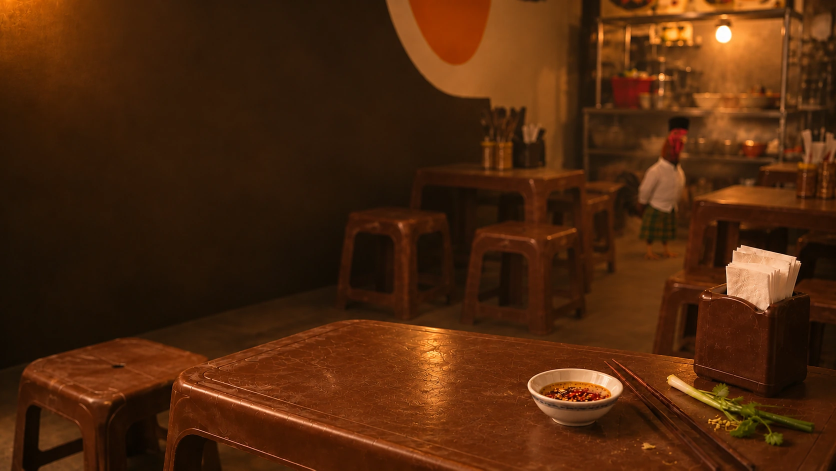
#> input picture images/story/new-background-story-chicken.webp, 1672 x 941 px, found by its file name (shown at 1/2 size)
$ python test_story_render.py
#> lines starting #> are read from the running program, lines starting #| are printed output that depends on the picture
import os
import sys
from PIL import Image, ImageDraw, ImageFont

sys.stdout.reconfigure(encoding='utf-8')

bg_path = 'images/story/new-background-story-chicken.webp'
im = Image.open(bg_path).convert('RGBA')

# Target Section 3 render size: 1400 x 500
W, H = 1400, 500
scaled_bg = im.resize((W, int(W * im.height / im.width)), Image.Resampling.LANCZOS)
# Crop center
cy = (scaled_bg.height - H) // 2
#> cy = 143
crop_bg = scaled_bg.crop((0, max(0, cy), W, max(0, cy) + H))
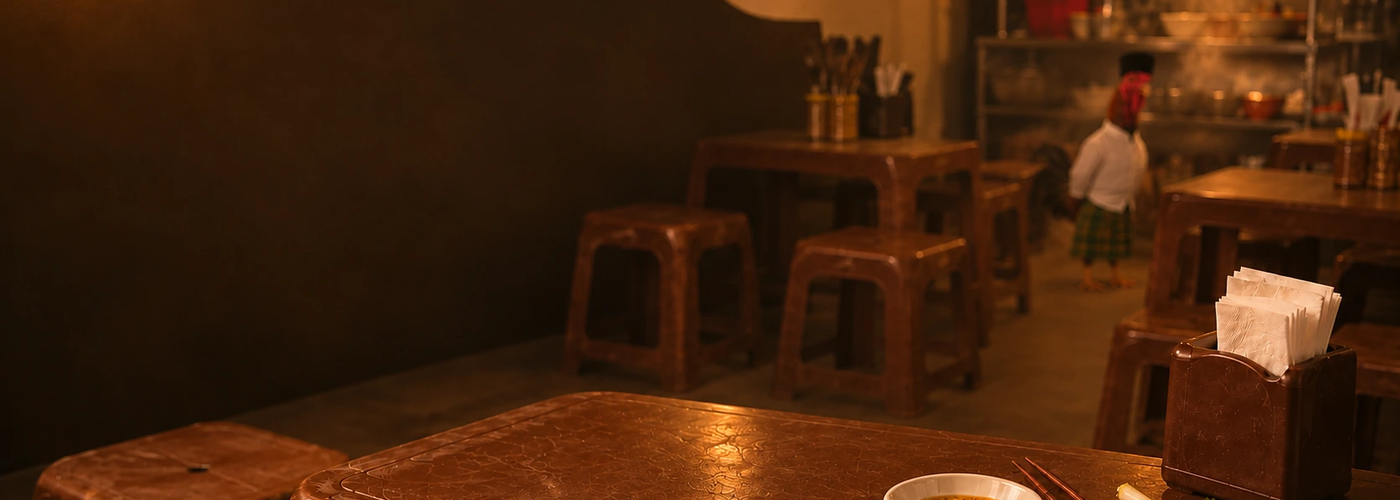
#> crop_bg: PIL image 1400x500 RGBA; mean R, G, B, A 67.2, 34, 11.4, 255

# Apply gradient overlay:
# linear-gradient(90deg, rgba(18, 10, 7, .46), transparent 60%)
# linear-gradient(180deg, rgba(18, 10, 7, .08), rgba(18, 10, 7, .62))
overlay = Image.new('RGBA', (W, H), (0, 0, 0, 0))
#> overlay: PIL image 1400x500 RGBA; every value is 0
odraw = ImageDraw.Draw(overlay)

import numpy as np
ov_arr = np.zeros((H, W, 4), dtype=np.uint8)

for x in range(W):
    alpha_h = int(255 * 0.50 * max(0, 1.0 - x / (W * 0.65)))
    ov_arr[:, x, 0] = 18
    ov_arr[:, x, 1] = 10
    ov_arr[:, x, 2] = 7
    ov_arr[:, x, 3] = np.maximum(ov_arr[:, x, 3], alpha_h)

for y in range(H):
    alpha_v = int(255 * (0.10 + 0.55 * (y / H)))
    ov_arr[y, :, 0] = 18
    ov_arr[y, :, 1] = 10
    ov_arr[y, :, 2] = 7
    ov_arr[y, :, 3] = np.maximum(ov_arr[y, :, 3], alpha_v)

overlay = Image.fromarray(ov_arr, 'RGBA')
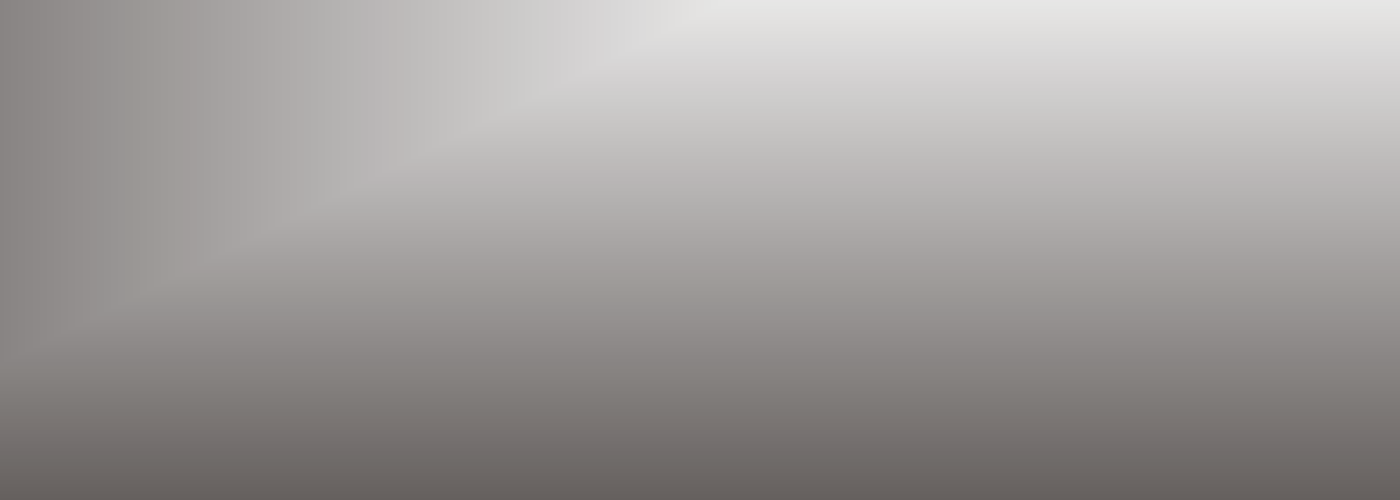
#> overlay: PIL image 1400x500 RGBA; mean R, G, B, A 18, 10, 7, 101.5; transparent parts drawn white
composite = Image.alpha_composite(crop_bg.convert('RGBA'), overlay)
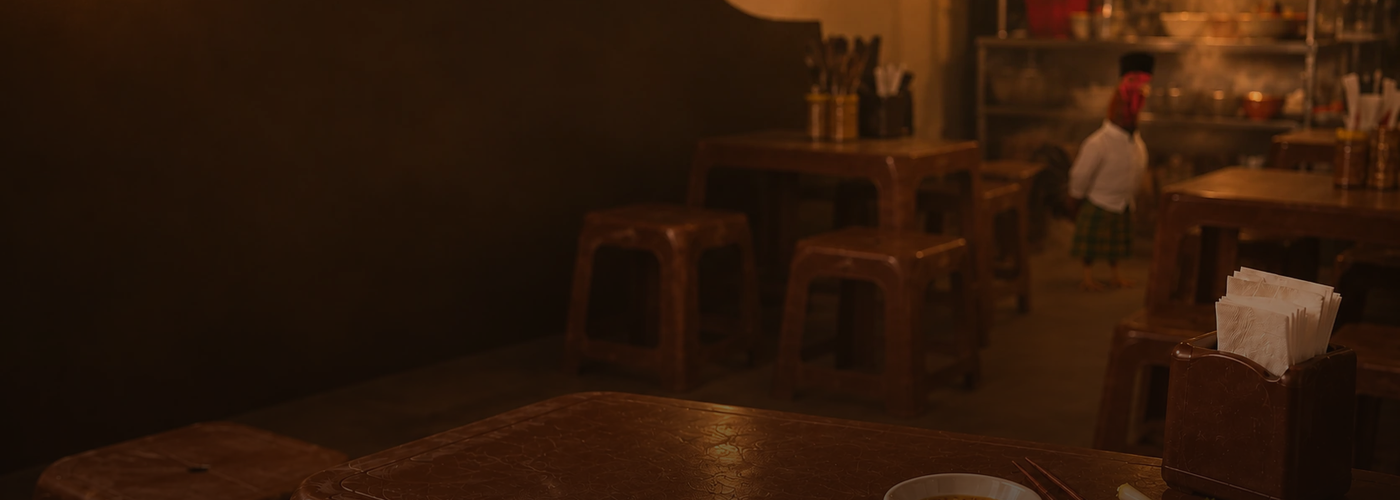
#> composite: PIL image 1400x500 RGBA; mean R, G, B, A 47.1, 24.4, 9.7, 255

# Draw quote text
draw = ImageDraw.Draw(composite)
try:
    font_quote = ImageFont.truetype('georgiab.ttf', 42)
except:
    font_quote = ImageFont.load_default()

# Shadow
shadow_color = (0, 0, 0, 180)
text_line1 = '“Góc chợ Hàng Gòn bao năm qua vẫn vậy,'
text_line2 = 'Gìn giữ vị quê đượm ấm bát canh đầy.”'

tx, ty = 80, H - 150
draw.text((tx+2, ty+2), text_line1, fill=(0, 0, 0), font=font_quote)
draw.text((tx+2, ty+52), text_line2, fill=(0, 0, 0), font=font_quote)

draw.text((tx, ty), text_line1, fill=(255, 246, 230), font=font_quote)
draw.text((tx, ty+50), text_line2, fill=(255, 246, 230), font=font_quote)

proof_out = r'C:\Users\TanPhat\.gemini\antigravity\brain\6b7037e5-7059-4367-a02f-fa92707708bf\proof_section3_story.png'
composite.convert('RGB').save(proof_out)
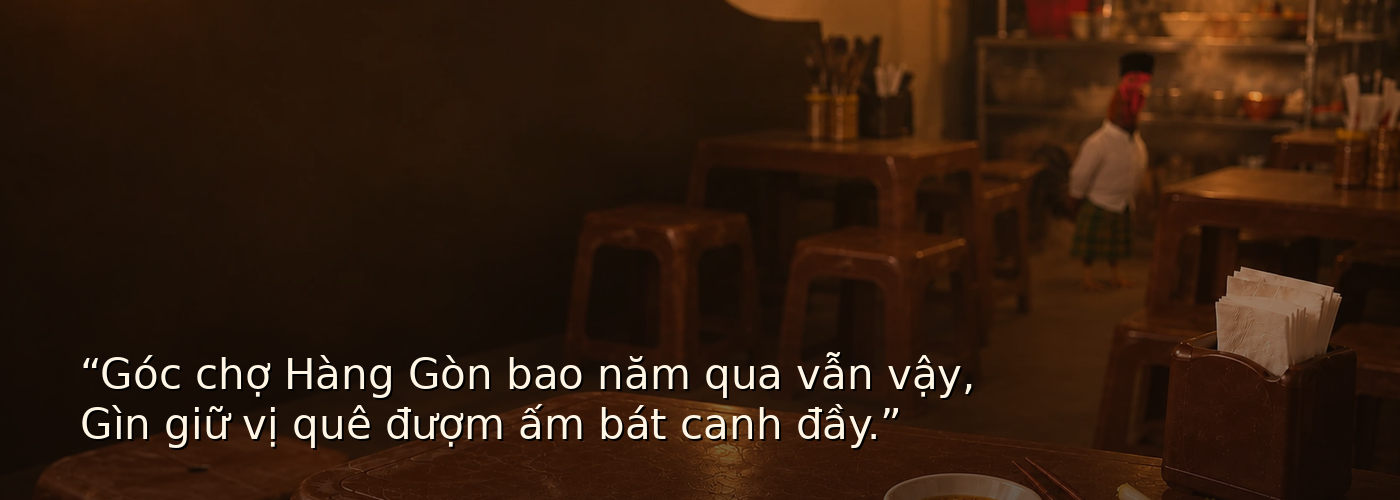
#> saved as proof_section3_story.png: PIL image 1400x500 RGB; mean R, G, B 50.8, 28.6, 13.9
print(f'Exported {proof_out}')
